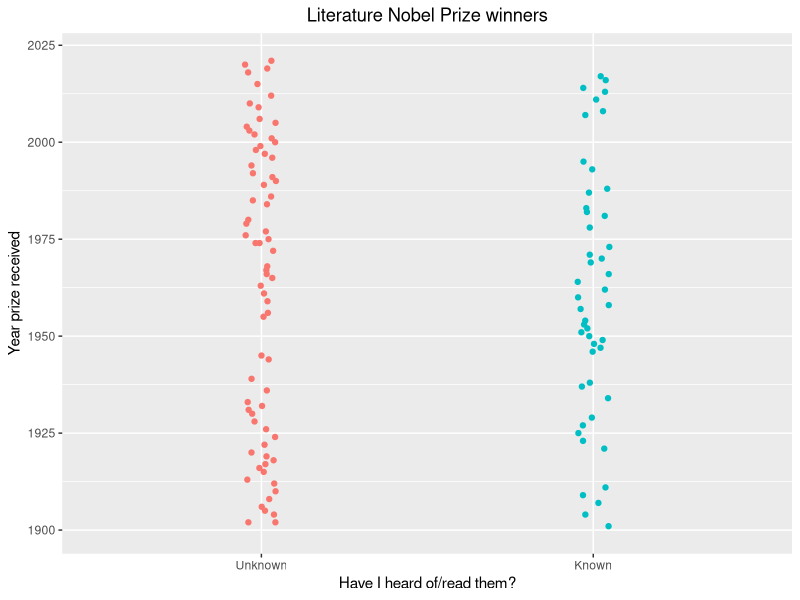
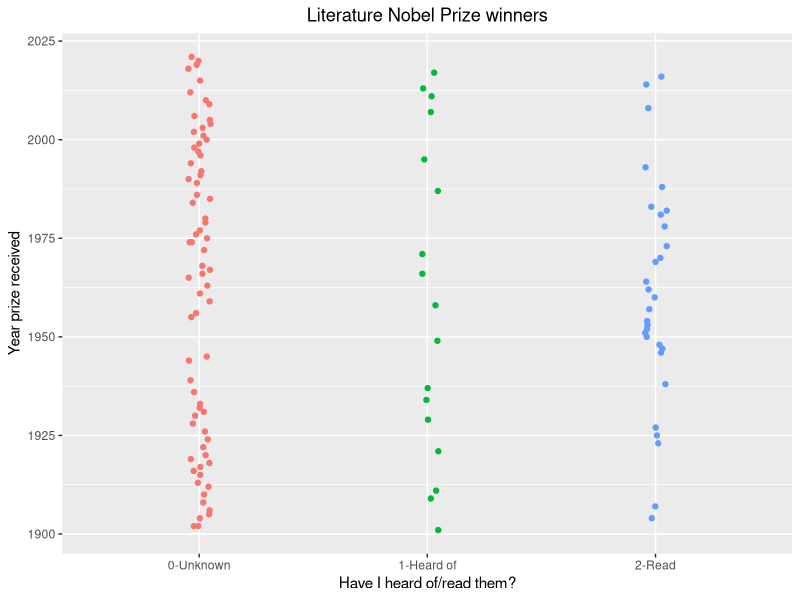

Generate these figures, in order, with R:
# Which time period's literature Nobel Prize winners have I heard of?

library(ggplot2)

nobel <- read.csv2('./nobel/nobel.txt', sep = '\t', header = TRUE)

# Cohen's d
# TODO: pull from a package instead of rewriting the wheel
pooled_sd <- function(treatment, control) {
	nt <- length(treatment) - 1
	vt <- var(treatment)
	
	nc <- length(control) - 1
	vc <- var(control)
	
	pooled_var <- (nt*vt + nc*vc) / (nt + nc)
	sqrt(pooled_var)
}
cohen.d <- function(treatment, control) {
	effect <- mean(treatment) - mean(control)
	effect / pooled_sd(treatment, control)
}

# Binary classification
nobel$known <- nobel$heardOf | nobel$read
ggplot(nobel, aes(x = factor(known), y = year, color = factor(known))) +
	geom_point(position = position_jitter(width = 0.05, height = 0)) +
	ylim(1900, 2022) + # FIXME: limits
	labs(title = 'Literature Nobel Prize winners') +
	scale_x_discrete('Have I heard of/read them?', labels = c('Unknown', 'Known')) + 
	ylab('Year prize received') +
	theme(legend.position = 'none', plot.title = element_text(hjust = 0.5))
known_years <- subset(nobel, nobel$known == TRUE)$year
unknown_years <- subset(nobel, nobel$known == FALSE)$year
cohen.d(known_years, unknown_years)

# Ternary classification
# FIXME: can I name the factors something nicer and still preserve the order?
nobel$group <- ifelse(
	nobel$read,
	'2-Read',
	ifelse(nobel$heardOf, '1-Heard of', '0-Unknown')
	)
ggplot(nobel, aes(x = factor(group), y = year, color = factor(group))) +
	geom_point(position = position_jitter(width = 0.05, height = 0)) +
	labs(title = 'Literature Nobel Prize winners') +
	xlab('Have I heard of/read them?') + 
	ylab('Year prize received') +
	theme(legend.position = 'none', plot.title = element_text(hjust = 0.5))
unknown_years <- subset(nobel, nobel$group == '0-Unknown')$year
heard_of_years <- subset(nobel, nobel$group == '1-Heard of')$year
read_years <- subset(nobel, nobel$group == '2-Read')$year
cohen.d(read_years, unknown_years)
cohen.d(read_years, heard_of_years)
cohen.d(heard_of_years, unknown_years)
